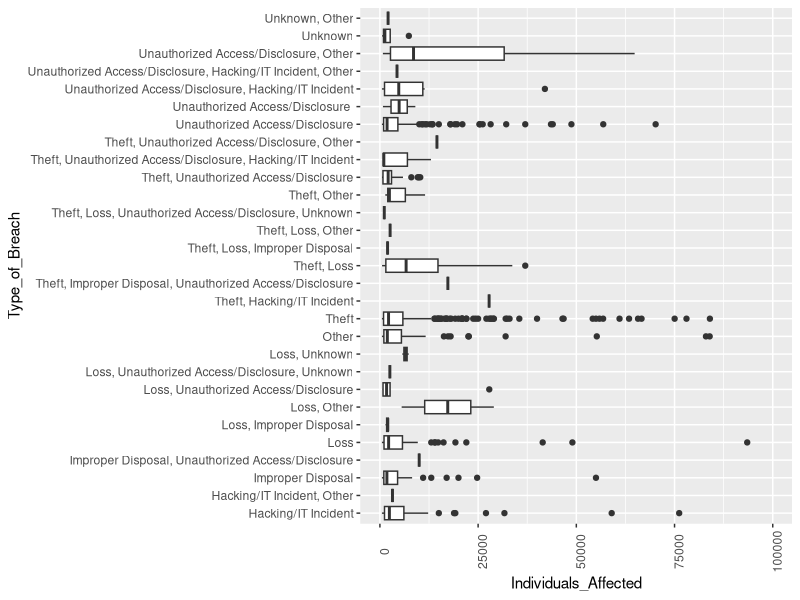
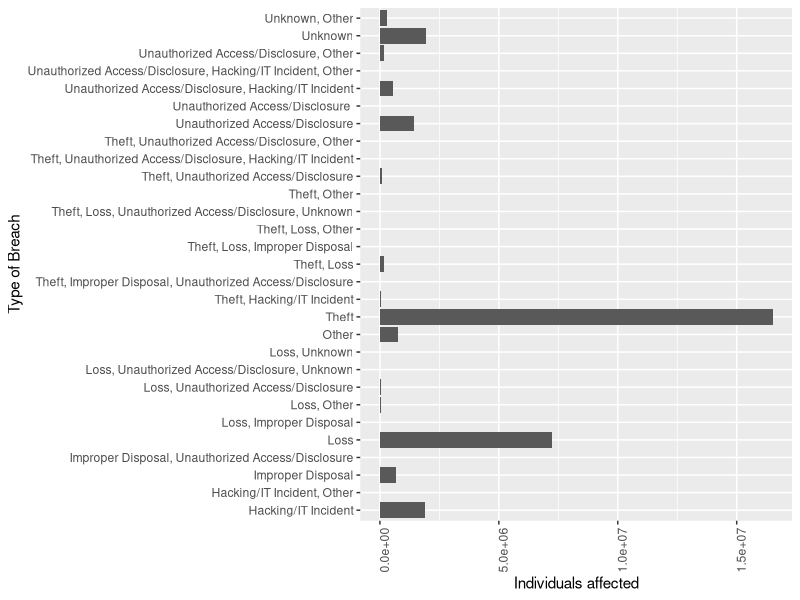
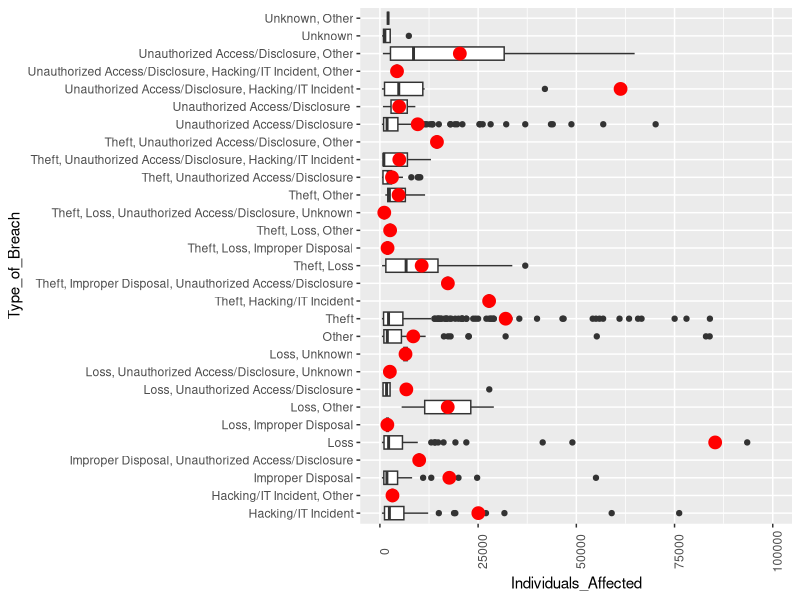

The R script that drew these images, in order:
## ---- chunk 1
knitr::opts_chunk$set(echo = TRUE)
## ---- chunk 2
summary(cars)
## ---- chunk 3
library(tidyverse)
## ---- chunk 4
breach <- read.csv(file = 'Cyber Security Breaches.csv')
str(breach)
## ---- chunk 5
breach1 <- breach %>%
    group_by(Type_of_Breach) %>% summarize(mean_indiv_affected = mean(Individuals_Affected,na.rm=TRUE),med_indiv_affected = median(Individuals_Affected,na.rm=TRUE))
breach1
## ---- chunk 6
ggplot(data = breach, mapping = aes(x = Type_of_Breach, y = Individuals_Affected)) +
  geom_boxplot() +
  theme(axis.text.x = element_text(angle = 90)) +
  coord_flip() +
  ylim(0,100000)
## ---- chunk 7
ggplot(breach, aes(x=Type_of_Breach, y=Individuals_Affected)) +
  geom_bar(stat="identity") +
  labs(x= 'Type of Breach', y= 'Individuals affected') +
  theme(axis.text.x = element_text(angle = 90)) +
  coord_flip()
## ---- chunk 8
library(modelr)
mod <- lm(Individuals_Affected ~ Type_of_Breach, data = breach)

grid <- breach %>% 
  data_grid(Type_of_Breach) %>% 
  add_predictions(mod, "Individuals_Affected")

ggplot(breach, aes(Type_of_Breach, Individuals_Affected)) + 
  geom_boxplot() +
  geom_point(data = grid, colour = "red", size = 4) +
  theme(axis.text.x = element_text(angle = 90)) +
  coord_flip()+
  ylim(0,100000)
  
